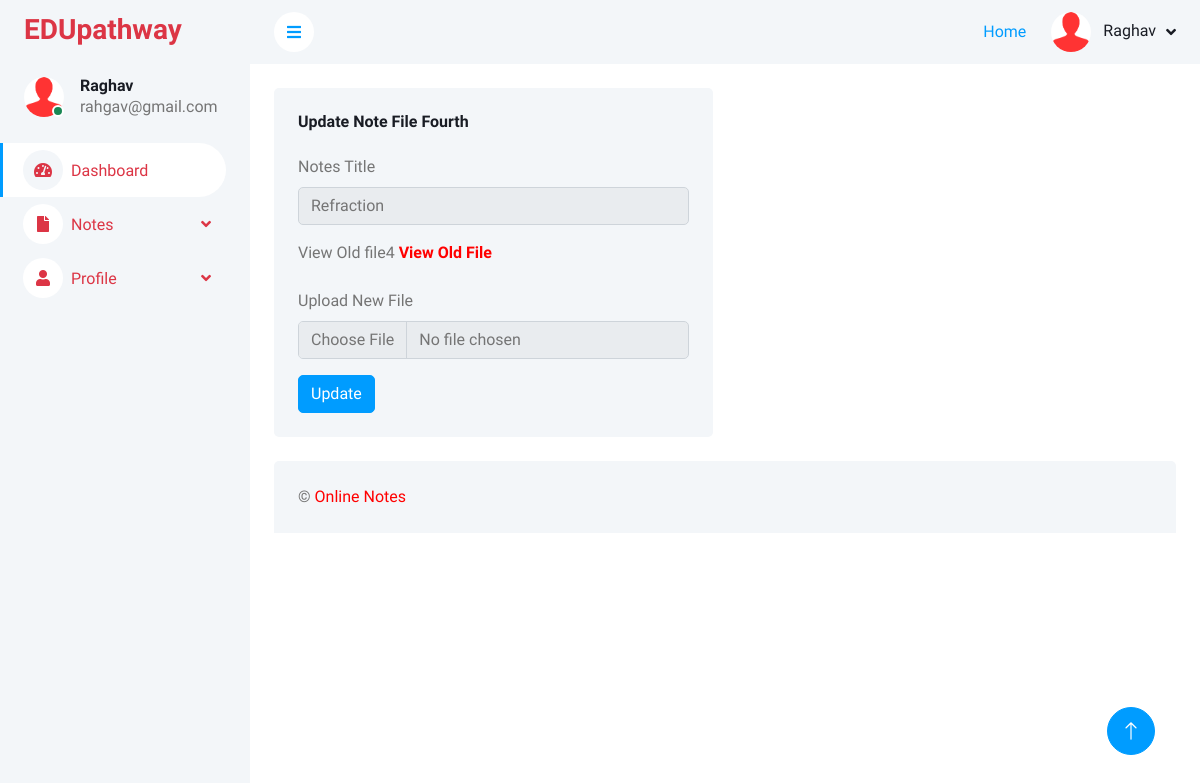
Page /user/changefile4.php?editid=10 (signed in) on the committed database.
### tables this page shows
CREATE TABLE `tbluser` (
  `ID` int(5) NOT NULL,
  `FullName` varchar(250) DEFAULT NULL,
  `MobileNumber` bigint(10) DEFAULT NULL,
  `Email` varchar(250) DEFAULT NULL,
  `Password` varchar(250) DEFAULT NULL,
  `RegDate` timestamp NULL DEFAULT current_timestamp()
);

CREATE TABLE `tblnotes` (
  `ID` int(5) NOT NULL,
  `UserID` int(5) DEFAULT NULL,
  `Subject` varchar(250) DEFAULT NULL,
  `NotesTitle` varchar(250) DEFAULT NULL,
  `NotesDecription` longtext DEFAULT NULL,
  `File1` varchar(250) DEFAULT NULL,
  `File2` varchar(250) DEFAULT NULL,
  `File3` varchar(255) DEFAULT NULL,
  `File4` varchar(250) DEFAULT NULL,
  `CreationDate` timestamp NULL DEFAULT current_timestamp(),
  `UpdationDate` timestamp NULL DEFAULT NULL ON UPDATE current_timestamp(),
  `Category` varchar(100) DEFAULT NULL
);

### user/changefile4.php (the view, shortened to what this page needs)
<?php
include('includes/dbconnection.php');
if (strlen($_SESSION['ocasuid']==0)) {
  header('location:logout.php');
  } else{
?>
<!DOCTYPE html>
<html lang="en">
<head>
    <link href="https://cdnjs.cloudflare.com/ajax/libs/font-awesome/5.10.0/css/all.min.css" rel="stylesheet">
    <link href="https://cdn.jsdelivr.net/npm/bootstrap-icons@1.4.1/font/bootstrap-icons.css" rel="stylesheet">
    <link href="lib/owlcarousel/assets/owl.carousel.min.css" rel="stylesheet">
    <link href="lib/tempusdominus/css/tempusdominus-bootstrap-4.min.css" rel="stylesheet" />
    <link href="css/bootstrap.min.css" rel="stylesheet">
    <link href="css/style.css" rel="stylesheet">
</head>
<body>
    <div class="container-fluid position-relative bg-white d-flex p-0">
<?php include_once('includes/sidebar.php');?>
        <div class="content">
         <?php include_once('includes/header.php');?>
            <div class="container-fluid pt-4 px-4">
                <div class="row g-4">
                    <div class="col-sm-12 col-xl-6">
                        <div class="bg-light rounded h-100 p-4">
                            <h6 class="mb-4">Update Note File Fourth</h6>
                            <form method="post" enctype="multipart/form-data">
                                <?php
                                $eid=$_GET['editid'];
$sql="SELECT * from tblnotes where tblnotes.ID=:eid";
$query = $dbh -> prepare($sql);
$query->bindParam(':eid',$eid,PDO::PARAM_STR);
$query->execute();
$results=$query->fetchAll(PDO::FETCH_OBJ);
$cnt=1;
if($query->rowCount() > 0)
{
foreach($results as $row)
{               ?>
                                  <div class="mb-3">
                                    <label for="exampleInputEmail2" class="form-label">Notes Title</label>
                                    <input type="text" class="form-control"  name="notestitle" value="<?php  echo htmlentities($row->NotesTitle);?>" readonly='true'>
                                </div>
                                <div class="mb-3">
                                    <label for="exampleInputEmail2" class="form-label">View Old file4</label>
                                   <a href="folder4/<?php echo $row->file4;?>" width="100" height="100" target="_blank"> <strong style="color: red">View Old File</strong></a>
                                </div>
                                <div class="mb-3">
                                    <label for="exampleInputEmail2" class="form-label">Upload New File</label>
                                   <input type="file" class="form-control"  name="file4" value="" required='true'>
                                </div>
                                <?php $cnt=$cnt+1;}} ?>
                                <button type="submit" name="submit" class="btn btn-primary">Update</button>
                            </form>
                        </div>
                    </div>
                </div>
            </div>
             <?php include_once('includes/footer.php');?>
        </div>
       <?php include_once('includes/back-totop.php');?>
    </div>
</body>
</html><?php }  ?>

### user/includes/sidebar.php (shortened to what this page needs)
        <div class="sidebar pe-4 pb-3">
            <nav class="navbar bg-light navbar-light">
                <a href="dashboard.php" class="navbar-brand mx-4 mb-3">
                    <h3 class="text-danger">EDUpathway</h3>
                </a>
                <div class="d-flex align-items-center ms-4 mb-4">
                    <div class="position-relative">
                        <img class="rounded-circle" src="img/user.jpg" alt="" style="width: 40px; height: 40px;">
                        <div class="bg-success rounded-circle border border-2 border-white position-absolute end-0 bottom-0 p-1"></div>
                    </div>
                    <div class="ms-3">
                        <?php
$uid=$_SESSION['ocasuid'];
$sql="SELECT * from  tbluser where ID=:uid";
$query = $dbh -> prepare($sql);
$query->bindParam(':uid',$uid,PDO::PARAM_STR);
$query->execute();
$results=$query->fetchAll(PDO::FETCH_OBJ);
$cnt=1;
if($query->rowCount() > 0)
{
foreach($results as $row)
{               ?>
                        <h6 class="mb-0"><?php  echo $row->FullName;?></h6>
                        <span><?php  echo $row->Email;?></span><?php $cnt=$cnt+1;}} ?>
                    </div>
                </div>
                <div class="navbar-nav w-100">
                    <a href="dashboard.php" class="nav-item text-danger nav-link active"><i class="fa fa-tachometer-alt me-2"></i>Dashboard</a>
                    <div class="nav-item dropdown">
                        <a href="#" class="nav-link text-danger dropdown-toggle" data-bs-toggle="dropdown"><i class="fa fa-file me-2"></i>Notes</a>
                    </div>
  <div class="nav-item dropdown">
                        <a href="#" class="nav-link text-danger dropdown-toggle" data-bs-toggle="dropdown"><i class="fa fa-user me-2"></i>Profile</a>
                    </div>
                </div>
            </nav>
        </div>

### user/includes/header.php (shortened to what this page needs)
            <nav class="navbar navbar-expand bg-light navbar-light sticky-top px-4 py-0">
                <a href="#" class="sidebar-toggler flex-shrink-0">
                    <i class="fa fa-bars"></i>
                </a>
                <div class="navbar-nav align-items-center ms-auto">
                    <a href="../index.php">Home</a>
                    <div class="nav-item dropdown">
                        <a href="#" class="nav-link dropdown-toggle" data-bs-toggle="dropdown">
                            <img class="rounded-circle me-lg-2" src="img/user.jpg" alt="" style="width: 40px; height: 40px;">
                            <?php
$uid=$_SESSION['ocasuid'];
$sql="SELECT * from  tbluser where ID=:uid";
$query = $dbh -> prepare($sql);
$query->bindParam(':uid',$uid,PDO::PARAM_STR);
$query->execute();
$results=$query->fetchAll(PDO::FETCH_OBJ);
$cnt=1;
if($query->rowCount() > 0)
{
foreach($results as $row)
{               ?>
                            <span class="d-none d-lg-inline-flex"><?php  echo $row->FullName;?></span><?php $cnt=$cnt+1;}} ?>
                        </a>
                    </div>
                </div>
            </nav>

### user/css/style.css (style rules this page uses)
:root { --primary: #009CFF; --light: #F3F6F9; --dark: #191C24; }
.btn { transition: .5s; }
.btn.btn-primary { color: #FFFFFF; }
.sidebar { position: fixed; top: 0; left: 0; bottom: 0; width: 250px; height: 100vh; overflow-y: auto; background: var(--light); transition: 0.5s; z-index: 999; }
.content { margin-left: 250px; min-height: 100vh; background: #FFFFFF; transition: 0.5s; }
@media (min-width: 992px) { .sidebar { margin-left: 0; } }
@media (min-width: 992px) { .content { width: calc(100% - 250px); } }
.sidebar .navbar .navbar-nav .nav-link { padding: 7px 20px; color: var(--dark); font-weight: 500; border-left: 3px solid var(--light); border-radius: 0 30px 30px 0; outline: none; }
.sidebar .navbar .navbar-nav .nav-link:hover, .sidebar .navbar .navbar-nav .nav-link.active { color: var(--primary); background: #FFFFFF; border-color: var(--primary); }
.sidebar .navbar .navbar-nav .nav-link i { width: 40px; height: 40px; display: inline-flex; align-items: center; justify-content: center; background: #FFFFFF; border-radius: 40px; }
.sidebar .navbar .navbar-nav .nav-link:hover i, .sidebar .navbar .navbar-nav .nav-link.active i { background: var(--light); }
.sidebar .navbar .dropdown-toggle::after { position: absolute; top: 15px; right: 15px; border: none; content: "\f107"; font-family: "Font Awesome 5 Free"; font-weight: 900; transition: .5s; }
.content .navbar .navbar-nav .nav-link { margin-left: 25px; padding: 12px 0; color: var(--dark); outline: none; }
.content .navbar .sidebar-toggler, .content .navbar .navbar-nav .nav-link i { width: 40px; height: 40px; display: inline-flex; align-items: center; justify-content: center; background: #FFFFFF; border-radius: 40px; }
.content .navbar .dropdown-toggle::after { margin-left: 6px; vertical-align: middle; border: none; content: "\f107"; font-family: "Font Awesome 5 Free"; font-weight: 900; transition: .5s; }

### rows in the picture
tbluser: FullName "Raghav", Email "rahgav@gmail.com"
tblnotes: notestitle "Refraction"
